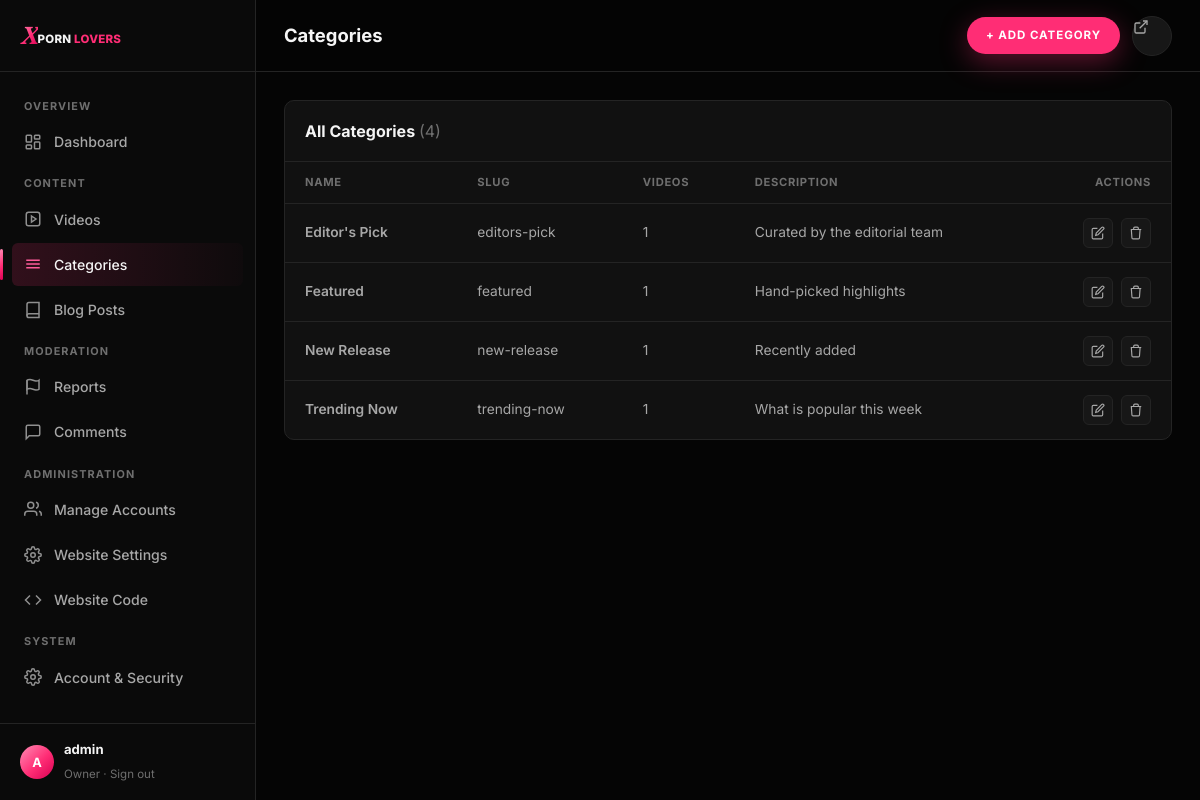
The app's page /admin/categories.php (signed in) with its own data.
### tables this page shows
CREATE TABLE IF NOT EXISTS categories (
    id          INT UNSIGNED AUTO_INCREMENT PRIMARY KEY,
    name        VARCHAR(100) NOT NULL,
    slug        VARCHAR(100) NOT NULL UNIQUE,
    description VARCHAR(500) NULL,
    created_at  DATETIME NOT NULL DEFAULT CURRENT_TIMESTAMP
);

### includes/db.php (called while the page is built, shortened)
<?php
function db(): PDO
{
    static $pdo = null;
    if ($pdo === null) {
        $dsn = sprintf(
            'mysql:host=%s;dbname=%s;charset=%s',
            DB_HOST,
            DB_NAME,
            DB_CHARSET
        );
        try {
            $pdo = new PDO($dsn, DB_USER, DB_PASS, [
                PDO::ATTR_ERRMODE            => PDO::ERRMODE_EXCEPTION,
                PDO::ATTR_DEFAULT_FETCH_MODE => PDO::FETCH_ASSOC,
                PDO::ATTR_EMULATE_PREPARES   => false,
            ]);
        } catch (PDOException $e) {
            error_log('[db] connection failed: ' . $e->getMessage());
            http_response_code(500);
            require __DIR__ . '/../errors/500.php';
            exit;
        }
    }
    return $pdo;
}

### includes/auth.php (called while the page is built, shortened)
<?php
require_once __DIR__ . '/db.php';
require_once __DIR__ . '/helpers.php';
function current_admin(): ?array
{
    $stmt = db()->prepare("SELECT id, username, role, is_owner, status, last_login FROM admins WHERE id = ? AND status = 'active' LIMIT 1");
    $stmt->execute([$_SESSION['admin_id']]);
    $admin = $stmt->fetch();
    return $admin;
}
function require_admin(): array
{
    $admin = current_admin();
    return $admin;
}
function admin_has_role(array $admin, string $minRole): bool
{
    return (ROLE_RANK[$admin['role']] ?? 0) >= (ROLE_RANK[$minRole] ?? PHP_INT_MAX);
}

### includes/helpers.php (called while the page is built, shortened)
<?php
function e(?string $value): string
{
    return htmlspecialchars($value ?? '', ENT_QUOTES, 'UTF-8');
}

### admin/categories.php (the view, shortened to what this page needs)
<?php
require_once __DIR__ . '/../includes/db.php';
require_once __DIR__ . '/../includes/helpers.php';
require_once __DIR__ . '/../includes/auth.php';
$admin = require_admin();
$pdo = db();
$editingCategory = null;
$showForm = $editingCategory !== null || isset($_GET['new']);
$categories = $pdo->query(
    "SELECT c.*, COUNT(v.id) AS video_count
     FROM categories c
     LEFT JOIN videos v ON v.category_id = c.id
     GROUP BY c.id
     ORDER BY c.name"
)->fetchAll();
?>
<!doctype html>
<html lang="en">
<head>
<link rel="stylesheet" href="/assets/css/tokens.css">
<link rel="stylesheet" href="/assets/css/main.css">
<link rel="stylesheet" href="/assets/css/admin.css">
</head>
<body class="admin">
<div class="admin-shell">
  <?php $active = 'categories'; include __DIR__ . '/../includes/partials/admin_sidebar.php'; ?>
  <div class="admin-main">
    <header class="admin-topbar">
      <div style="display:flex; align-items:center; gap:14px;">
        <h2>Categories</h2>
      </div>
      <div class="topbar-actions">
        <?php if (!$showForm): ?>
          <a href="/admin/categories.php?new=1" class="btn btn-primary btn-sm">+ Add Category</a>
        <?php endif; ?>
        <a href="/index.php" class="btn-icon" aria-label="View site" title="View site">
          <svg width="16" height="16" viewBox="0 0 24 24" fill="none" stroke="currentColor" stroke-width="2"><path d="M18 13v6a2 2 0 0 1-2 2H5a2 2 0 0 1-2-2V8a2 2 0 0 1 2-2h6"/><path d="M15 3h6v6"/><path d="M10 14 21 3"/></svg>
        </a>
      </div>
    </header>
    <div class="admin-content">
      <div class="panel">
        <div class="panel-head">
          <h3>All Categories <span style="color:var(--text-muted); font-weight:400;">(<?= count($categories) ?>)</span></h3>
        </div>
        <div class="table-wrap">
          <table class="data-table">
            <thead>
              <tr>
                <th>Name</th>
                <th>Slug</th>
                <th>Videos</th>
                <th>Description</th>
                <th style="text-align:right;">Actions</th>
              </tr>
            </thead>
            <tbody>
              <?php if ($categories): foreach ($categories as $cat): ?>
                <tr>
                  <td class="row-title"><?= e($cat['name']) ?></td>
                  <td><?= e($cat['slug']) ?></td>
                  <td><?= (int) $cat['video_count'] ?></td>
                  <td style="max-width:280px;"><?= $cat['description'] ? e(mb_strimwidth($cat['description'], 0, 80, '…')) : '<span style="color:var(--text-muted);">—</span>' ?></td>
                  <td>
                    <div class="row-actions">
                      <a href="/admin/categories.php?edit=<?= (int) $cat['id'] ?>" aria-label="Edit"><svg viewBox="0 0 24 24" fill="none" stroke="currentColor" stroke-width="2"><path d="M11 4H4a2 2 0 0 0-2 2v14a2 2 0 0 0 2 2h14a2 2 0 0 0 2-2v-7"/><path d="M18.5 2.5a2.12 2.12 0 0 1 3 3L12 15l-4 1 1-4Z"/></svg></a>
                      <form method="post" action="/admin/actions/category_action.php" onsubmit="return confirm('Delete &quot;<?= e($cat['name']) ?>&quot;? <?= (int) $cat['video_count'] ?> video(s) in it will become uncategorized (General) — they will not be deleted.');" style="display:inline;">
                        <button type="submit" aria-label="Delete"><svg viewBox="0 0 24 24" fill="none" stroke="currentColor" stroke-width="2"><path d="M3 6h18M8 6V4a2 2 0 0 1 2-2h4a2 2 0 0 1 2 2v2m3 0-1 14a2 2 0 0 1-2 2H7a2 2 0 0 1-2-2L4 6"/></svg></button>
                      </form>
                    </div>
                  </td>
                </tr>
              <?php endforeach; else: ?>
                <tr><td colspan="5" style="color:var(--text-secondary);">No categories yet.</td></tr>
              <?php endif; ?>
            </tbody>
          </table>
        </div>
      </div>
    </div>
  </div>
</div>
</body>
</html>

### includes/partials/admin_sidebar.php (shortened to what this page needs)
<?php
$active = $active ?? '';
$canModerate = admin_has_role($admin, 'moderator');
$canAdminister = admin_has_role($admin, 'admin');
$roleLabels = ['creator' => 'Creator', 'moderator' => 'Moderator', 'admin' => 'Admin'];
$roleLabel = ($admin['is_owner'] ?? false) ? 'Owner' : ($roleLabels[$admin['role']] ?? ucfirst($admin['role']));
?>
<aside class="sidebar">
  <div class="sidebar-head">
    <a href="/index.php" class="logo logo--sm">
      <span class="logo-mark">X</span><span class="logo-text">PORN <span class="accent">LOVERS</span></span>
    </a>
  </div>
  <nav class="sidebar-nav">
    <div class="sidebar-group-label">Overview</div>
    <a href="/admin/dashboard.php" class="<?= $active === 'dashboard' ? 'active' : '' ?>">
      <svg viewBox="0 0 24 24" fill="none" stroke="currentColor" stroke-width="2"><rect x="3" y="3" width="7" height="9" rx="1"/><rect x="14" y="3" width="7" height="5" rx="1"/><rect x="14" y="12" width="7" height="9" rx="1"/><rect x="3" y="16" width="7" height="5" rx="1"/></svg>
      Dashboard
    </a>
    <div class="sidebar-group-label">Content</div>
    <a href="/admin/videos.php" class="<?= $active === 'videos' ? 'active' : '' ?>">
      <svg viewBox="0 0 24 24" fill="none" stroke="currentColor" stroke-width="2"><path d="m10 8 6 4-6 4V8Z"/><rect x="3" y="3" width="18" height="18" rx="3"/></svg>
      Videos
    </a>
    <a href="/admin/categories.php" class="<?= $active === 'categories' ? 'active' : '' ?>">
      <svg viewBox="0 0 24 24" fill="none" stroke="currentColor" stroke-width="2"><path d="M3 7h18M3 12h18M3 17h18"/></svg>
      Categories
    </a>
    <a href="#">
      <svg viewBox="0 0 24 24" fill="none" stroke="currentColor" stroke-width="2"><path d="M4 19.5A2.5 2.5 0 0 1 6.5 17H20"/><path d="M6.5 2H20v20H6.5A2.5 2.5 0 0 1 4 19.5v-15A2.5 2.5 0 0 1 6.5 2z"/></svg>
      Blog Posts
    </a>
    <?php if ($canModerate): ?>
      <div class="sidebar-group-label">Moderation</div>
      <a href="/admin/dashboard.php#reports" style="justify-content:space-between;">
        <span style="display:flex; align-items:center; gap:12px;">
          <svg viewBox="0 0 24 24" fill="none" stroke="currentColor" stroke-width="2"><path d="M4 15s1-1 4-1 5 2 8 2 4-1 4-1V3s-1 1-4 1-5-2-8-2-4 1-4 1z"/><path d="M4 22V3"/></svg>
          Reports
        </span>
      </a>
      <a href="/admin/comments.php" class="<?= $active === 'comments' ? 'active' : '' ?>" style="justify-content:space-between;">
        <span style="display:flex; align-items:center; gap:12px;">
          <svg viewBox="0 0 24 24" fill="none" stroke="currentColor" stroke-width="2"><path d="M21 15a2 2 0 0 1-2 2H7l-4 4V5a2 2 0 0 1 2-2h14a2 2 0 0 1 2 2z"/></svg>
          Comments
        </span>
      </a>
    <?php endif; ?>
    <?php if ($canAdminister): ?>
      <div class="sidebar-group-label">Administration</div>
      <a href="/admin/accounts.php" class="<?= $active === 'accounts' ? 'active' : '' ?>">
        <svg viewBox="0 0 24 24" fill="none" stroke="currentColor" stroke-width="2"><path d="M17 21v-2a4 4 0 0 0-4-4H5a4 4 0 0 0-4 4v2"/><circle cx="9" cy="7" r="4"/><path d="M23 21v-2a4 4 0 0 0-3-3.87"/><path d="M16 3.13a4 4 0 0 1 0 7.75"/></svg>
        Manage Accounts
      </a>
      <a href="/admin/settings.php" class="<?= $active === 'settings' ? 'active' : '' ?>">
        Website Settings
      </a>
      <a href="/admin/code.php" class="<?= $active === 'code' ? 'active' : '' ?>">
        <svg viewBox="0 0 24 24" fill="none" stroke="currentColor" stroke-width="2"><polyline points="16 18 22 12 16 6"/><polyline points="8 6 2 12 8 18"/></svg>
        Website Code
      </a>
    <?php endif; ?>
    <div class="sidebar-group-label">System</div>
    <a href="/admin/dashboard.php#account">
      Account &amp; Security
    </a>
  </nav>
  <div class="sidebar-foot">
    <div class="avatar"><?= e(mb_strtoupper(mb_substr($admin['username'], 0, 1))) ?></div>
    <div class="who">
      <strong><?= e($admin['username']) ?></strong>
      <span><?= e($roleLabel) ?> · <a href="/admin/logout.php" style="color:var(--text-muted);">Sign out</a></span>
    </div>
  </div>
</aside>

### assets/css/tokens.css (style rules this page uses)
:root { --bg-primary: #050505; --bg-secondary: #0A0A0A; --bg-card: #111111; --bg-elevated: #171717; --border: #242424; --text-primary: #F5F5F5; --text-secondary: #A7A7A7; --text-muted: #6F6F6F; --pink: #FF2D75; --pink-hover: #FF5C9A; --pink-dark: #D90052; --pink-soft: #FF8DB5; --gradient-brand: linear-gradient(135deg, #FF8DB5 0%, #FF2D75 55%, #D90052 100%); --font-display: 'Playfair Display', 'Times New Roman', Georgia, serif; --font-body: 'Inter', -apple-system, BlinkMacSystemFont, 'Segoe UI', Helvetica, Arial, sans-serif; --radius-sm: 6px; --radius-md: 10px; --radius-lg: 16px; --radius-full: 999px; --shadow-card: 0 8px 24px rgba(0, 0, 0, 0.45); --shadow-pink: 0 8px 28px rgba(255, 45, 117, 0.35); --ease: cubic-bezier(0.22, 1, 0.36, 1); --transition-fast: 150ms var(--ease); --transition-base: 250ms var(--ease); --transition-slow: 400ms var(--ease); --nav-height: 72px; --nav-height-mobile: 60px; --container-max: 1440px; }

### assets/css/main.css (style rules this page uses)
*, *::before, *::after { box-sizing: border-box; }
html { -webkit-text-size-adjust: 100%; scroll-behavior: smooth; }
body { margin: 0; background: var(--bg-primary); color: var(--text-primary); font-family: var(--font-body); font-size: 16px; line-height: 1.5; -webkit-font-smoothing: antialiased; }
a { color: inherit; text-decoration: none; }
button { font-family: inherit; cursor: pointer; }
h1, h2, h3, h4, p { margin: 0; }
.logo { display: inline-flex; align-items: baseline; gap: 1px; line-height: 1; white-space: nowrap; }
.logo-mark { font-family: var(--font-display); font-style: italic; font-weight: 900; font-size: 2.2rem; background: var(--gradient-brand); -webkit-background-clip: text; background-clip: text; color: transparent; margin-right: -1px; transform: translateY(1px); }
.logo-text { font-family: var(--font-body); font-weight: 800; font-size: 0.95rem; letter-spacing: 0.02em; text-transform: uppercase; color: var(--text-primary); }
.logo-text .accent { color: var(--pink); }
.logo--sm .logo-mark { font-size: 1.5rem; }
.logo--sm .logo-text { font-size: 0.72rem; }
.btn { display: inline-flex; align-items: center; justify-content: center; gap: 8px; padding: 13px 28px; border-radius: var(--radius-full); font-size: 0.8rem; font-weight: 700; letter-spacing: 0.08em; text-transform: uppercase; border: 1px solid transparent; transition: background var(--transition-fast), color var(--transition-fast), border-color var(--transition-fast), transform var(--transition-fast), box-shadow var(--transition-fast); }
.btn-primary { background: var(--pink); color: #fff; box-shadow: var(--shadow-pink); }
.btn-sm { padding: 9px 18px; font-size: 0.72rem; }
.btn-icon { width: 40px; height: 40px; padding: 0; border-radius: var(--radius-full); background: var(--bg-elevated); border: 1px solid var(--border); color: var(--text-secondary); }

### records on screen
categories: name "Editor's Pick", slug "editors-pick", video_count "1", description "Curated by the editorial team"
categories: name "Featured", slug "featured", video_count "1", description "Hand-picked highlights"
categories: name "New Release", slug "new-release", video_count "1", description "Recently added"
categories: name "Trending Now", slug "trending-now", video_count "1", description "What is popular this week"

### other values on screen
mb_strtoupper(mb_substr($admin['username'], 0, 1)) "A"
$admin['username'] "admin"
$roleLabel "Owner"
count($categories) "4"
